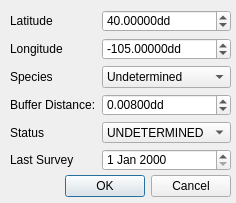
<?xml version="1.0" encoding="UTF-8"?>
<ui version="4.0">
 <class>NewRaptorDialogBase</class>
 <widget class="QDialog" name="NewRaptorDialogBase">
  <property name="geometry">
   <rect>
    <x>0</x>
    <y>0</y>
    <width>236</width>
    <height>203</height>
   </rect>
  </property>
  <property name="windowTitle">
   <string>Add New Raptor</string>
  </property>
  <widget class="QDialogButtonBox" name="button_box">
   <property name="geometry">
    <rect>
     <x>-40</x>
     <y>170</y>
     <width>271</width>
     <height>32</height>
    </rect>
   </property>
   <property name="orientation">
    <enum>Qt::Horizontal</enum>
   </property>
   <property name="standardButtons">
    <set>QDialogButtonBox::Cancel|QDialogButtonBox::Ok</set>
   </property>
  </widget>
  <widget class="QWidget" name="formLayoutWidget">
   <property name="geometry">
    <rect>
     <x>10</x>
     <y>10</y>
     <width>221</width>
     <height>161</height>
    </rect>
   </property>
   <layout class="QFormLayout" name="lyForm">
    <item row="0" column="0">
     <widget class="QLabel" name="latitudeLabel">
      <property name="text">
       <string>Latitude</string>
      </property>
     </widget>
    </item>
    <item row="0" column="1">
     <widget class="QgsDoubleSpinBox" name="spbLatitude">
      <property name="suffix">
       <string>dd</string>
      </property>
      <property name="decimals">
       <number>5</number>
      </property>
      <property name="minimum">
       <double>-90.000000000000000</double>
      </property>
      <property name="maximum">
       <double>90.000000000000000</double>
      </property>
      <property name="singleStep">
       <double>0.001000000000000</double>
      </property>
      <property name="value">
       <double>40.000000000000000</double>
      </property>
     </widget>
    </item>
    <item row="1" column="0">
     <widget class="QLabel" name="longitudeLabel">
      <property name="text">
       <string>Longitude</string>
      </property>
     </widget>
    </item>
    <item row="1" column="1">
     <widget class="QgsDoubleSpinBox" name="spbLongitude">
      <property name="suffix">
       <string>dd</string>
      </property>
      <property name="decimals">
       <number>5</number>
      </property>
      <property name="minimum">
       <double>-180.000000000000000</double>
      </property>
      <property name="maximum">
       <double>180.000000000000000</double>
      </property>
      <property name="singleStep">
       <double>0.001000000000000</double>
      </property>
      <property name="value">
       <double>-105.000000000000000</double>
      </property>
     </widget>
    </item>
    <item row="2" column="0">
     <widget class="QLabel" name="speciesLabel">
      <property name="text">
       <string>Species</string>
      </property>
     </widget>
    </item>
    <item row="2" column="1">
     <widget class="QComboBox" name="cmbSpecies">
      <item>
       <property name="text">
        <string>Undetermined</string>
       </property>
      </item>
      <item>
       <property name="text">
        <string>Red-tail Hawk</string>
       </property>
      </item>
      <item>
       <property name="text">
        <string>Swainsons Hawk</string>
       </property>
      </item>
      <item>
       <property name="text">
        <string>Northern Harrier</string>
       </property>
      </item>
     </widget>
    </item>
    <item row="3" column="0">
     <widget class="QLabel" name="bufferDistanceLabel">
      <property name="text">
       <string>Buffer Distance:</string>
      </property>
     </widget>
    </item>
    <item row="3" column="1">
     <widget class="QDoubleSpinBox" name="spbBuffer">
      <property name="suffix">
       <string>dd</string>
      </property>
      <property name="decimals">
       <number>5</number>
      </property>
      <property name="maximum">
       <double>0.100000000000000</double>
      </property>
      <property name="singleStep">
       <double>0.001000000000000</double>
      </property>
      <property name="value">
       <double>0.008000000000000</double>
      </property>
     </widget>
    </item>
    <item row="4" column="0">
     <widget class="QLabel" name="statusLabel">
      <property name="text">
       <string>Status</string>
      </property>
     </widget>
    </item>
    <item row="4" column="1">
     <widget class="QComboBox" name="cmbStatus">
      <item>
       <property name="text">
        <string>UNDETERMINED</string>
       </property>
      </item>
      <item>
       <property name="text">
        <string>ACTIVE NEST</string>
       </property>
      </item>
      <item>
       <property name="text">
        <string>INACTIVE NEST</string>
       </property>
      </item>
      <item>
       <property name="text">
        <string>FLEDGED NEST</string>
       </property>
      </item>
     </widget>
    </item>
    <item row="5" column="0">
     <widget class="QLabel" name="lastSurveyLabel">
      <property name="text">
       <string>Last Survey</string>
      </property>
     </widget>
    </item>
    <item row="5" column="1">
     <widget class="QDateEdit" name="dteLast"/>
    </item>
   </layout>
  </widget>
 </widget>
 <customwidgets>
  <customwidget>
   <class>QgsDoubleSpinBox</class>
   <extends>QDoubleSpinBox</extends>
   <header>qgsdoublespinbox.h</header>
  </customwidget>
 </customwidgets>
 <resources/>
 <connections>
  <connection>
   <sender>button_box</sender>
   <signal>accepted()</signal>
   <receiver>NewRaptorDialogBase</receiver>
   <slot>accept()</slot>
   <hints>
    <hint type="sourcelabel">
     <x>20</x>
     <y>20</y>
    </hint>
    <hint type="destinationlabel">
     <x>20</x>
     <y>20</y>
    </hint>
   </hints>
  </connection>
  <connection>
   <sender>button_box</sender>
   <signal>rejected()</signal>
   <receiver>NewRaptorDialogBase</receiver>
   <slot>reject()</slot>
   <hints>
    <hint type="sourcelabel">
     <x>20</x>
     <y>20</y>
    </hint>
    <hint type="destinationlabel">
     <x>20</x>
     <y>20</y>
    </hint>
   </hints>
  </connection>
 </connections>
</ui>
